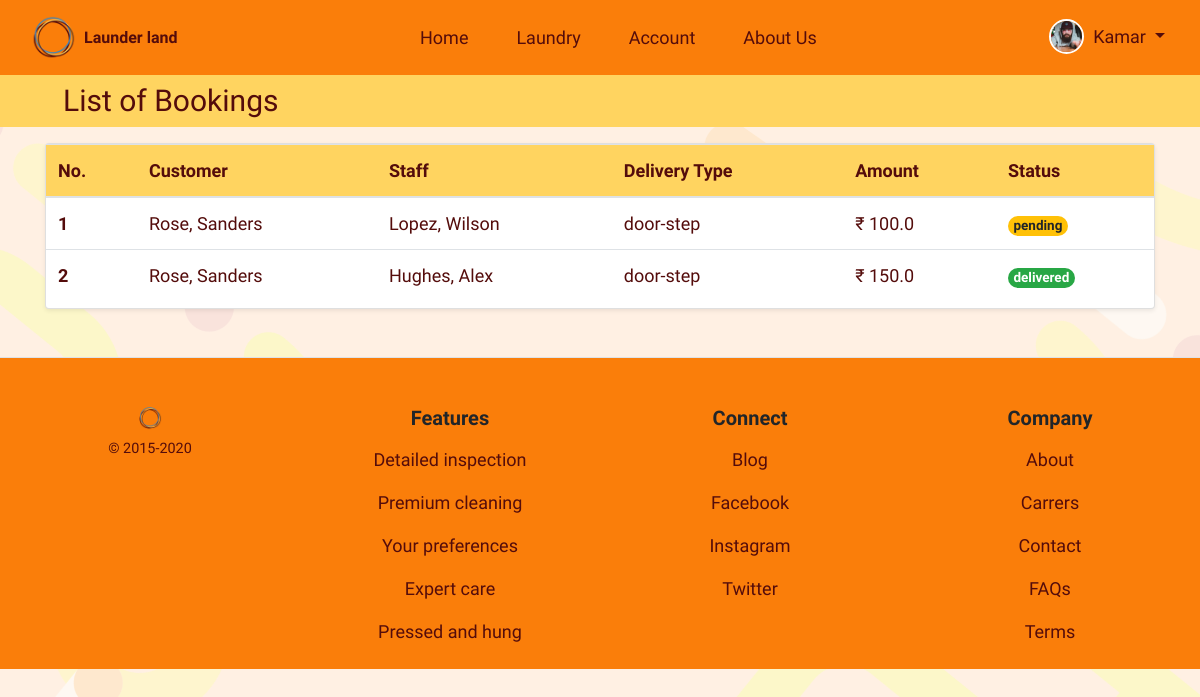
Page /laundry/staff_all_booking/ (signed in) on the earlier database version.
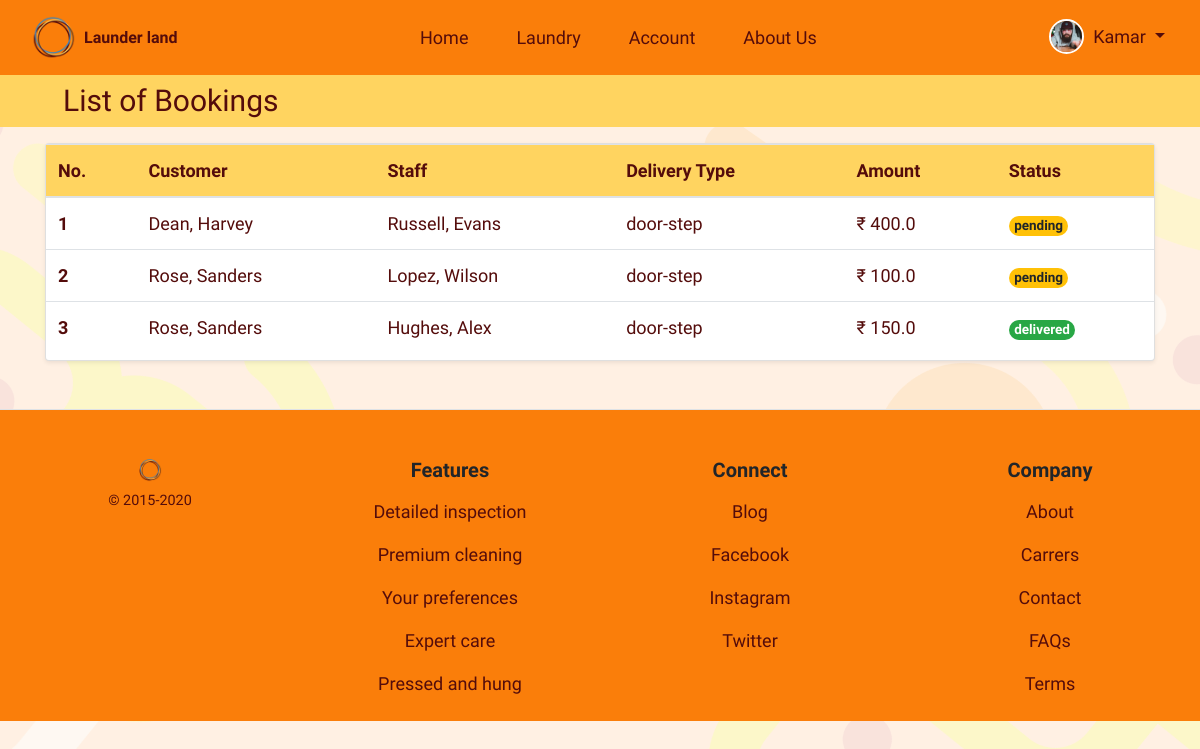
Same page on the later database version.
### laundry/models.py (models this page shows, shortened)
class Booking(models.Model):
    cust_id = models.ForeignKey(
        User, on_delete=models.CASCADE, related_name="cid")
    assigned_staff = models.ForeignKey(User, on_delete=models.CASCADE)
    services = models.ForeignKey(Service, on_delete=models.SET_NULL, null=True)
    sub_service = models.ForeignKey(
        Subservice, on_delete=models.SET_NULL, null=True)
    quantity = models.PositiveIntegerField()
    amount = models.FloatField(null=True, blank=True)
    delivery_choice = (('pickup', 'Pickup (Self)'), ('door-step', 'Door Step'))
    delivery_type = models.CharField(choices=delivery_choice, max_length=30)
    status_choice = (('pending', 'Pending'), ('pickedup', 'Picked Up'), ('canceled', 'Canceled'),
                     ('ready', 'Ready'), ('delivered', 'Delivered'))
    status = models.CharField(max_length=20, choices=status_choice,
                              default=status_choice[0][0])
    booked_on = models.DateTimeField(auto_now_add=True)
    class Meta:
        verbose_name = 'Booking'
        verbose_name_plural = 'Bookings'

### usermodule/models.py (models this page shows)
class User(AbstractUser):
    username = None
    mobile = models.CharField(unique=True, max_length=10)
    email = models.EmailField(unique=True)
    first_name = models.CharField(max_length=15)
    profile_pic = models.ImageField(default="profile.png", blank=True)
    gender_choice = (('Male', 'Male'), ('Female', 'Female'),
                     ('Other', 'Other'))
    gender = models.CharField(max_length=7, choices=gender_choice)
    user_type_choice = ((1, 'Owner'), (2, 'Staff'), (3, 'Customer'))
    user_type = models.PositiveSmallIntegerField(
        choices=user_type_choice)
    staff_status = models.BooleanField(default=False)
    address = models.CharField(max_length=100)
    street = models.CharField(max_length=50)
    city = models.CharField(max_length=50)
    state = models.CharField(max_length=50)
    pincode = models.CharField(max_length=6)
    creation_date = models.DateTimeField(auto_now_add=True)
    objects = UserManager()
    USERNAME_FIELD = 'mobile'
    REQUIRED_FIELDS = ['first_name']
    class Meta:
        verbose_name = 'User'
        verbose_name_plural = 'Users'
    def __str__(self):
        return self.last_name + ", " + self.first_name

### usermodule/decorators.py (the view)
    def wrap(request, *args, **kwargs):
        if request.user.is_authenticated:
            if request.user.user_type == 2 or request.user.user_type == 1:
                return function(request, *args, **kwargs)
            else:
                messages.warning(request, 'Signin using Staff Account')
                return redirect(redirect('usermodule:signin').url+'?next='+request.path)
        else:
            messages.info(request, 'Signin to continue')
            return redirect(redirect('usermodule:signin').url+'?next='+request.path)

### laundry/views.py (called while the page is built)
@user_is_staff
def staff_all_booking(request):
    bookings = None
    if request.user.user_type == 1:
        bookings = Booking.objects.all().order_by('booked_on').reverse()
    elif request.user.user_type == 2:
        bookings = Booking.objects.filter(
            assigned_staff=request.user.id).order_by('booked_on').reverse()
    return render(request, 'laundry/staff_booking.html', {'booking': bookings})

### templates/laundry/staff_booking.html (shortened to what this page needs)
{% extends 'base_layout.html' %}
{% load static %}
{% block content %}
<body id="booking">
    <article class="bg_light_orange_2 container-fluid py-2">
        <section class="pr-md-auto pl-md-5 text-center text-md-left">
            <h3 class="brown mb-0 clamp_size_header">List of Bookings</h3>
        </section>
    </article>
    <article class="container my-2">
        <section class="card shadow-sm my-3 w-100">
            <div class="card-body p-0">
                <div class="table-responsive table-wrapper">
                    <table class="table table-hover mb-0 brown">
                        <thead class="bg_light_orange_2">
                            <tr>
                                <th scope="col">No.</th>
                                <th scope="col">Customer</th>
                                {% if user.user_type == 1 %}
                                <th scope="col">Staff</th>
                                {% endif %}
                                <th scope="col">Delivery Type</th>
                                <th scope="col">Amount</th>
                                <th scope="col">Status</th>
                            </tr>
                        </thead>
                        <tbody>
                            {% for data in booking %}
                            <tr>
                                {% if forloop %}
                                <th><a class="nav-link p-0 brown btn-cust"
                                        href="{% url 'laundry:staff_booking_edit' data.id %}">{{forloop.counter}}</a>
                                </th>
                                {% endif %}
                                <td>{{ data.cust_id }}</td>
                                {% if user.user_type == 1 %}
                                <td>{{ data.assigned_staff }}</td>
                                {% endif %}
                                <td>{{ data.delivery_type }}</td>
                                <td>&#x20B9; {{ data.amount|default:"-----" }}</td>
                                <td><span class="badge rounded-pill mb-0
                                {% if data.status == 'delivered' %}
                                badge-success
                                {% elif data.status == 'ready' %}
                                badge-info
                                {% elif data.status == 'pickedup' %}
                                badge-primary
                                {% elif data.status == 'pending' %}
                                badge-warning
                                {% elif data.status == 'canceled' %}
                                badge-danger
                                {% endif %}
                                ">{{ data.status }}</span></td>
                            </tr>
                            {% endfor %}
                        </tbody>
                    </table>
                </div>
            </div>
        </section>
    </article>
</body>
{% endblock %}

Differences in the rows shown:
added Booking: cust_id "Dean, Harvey", assigned_staff "Russell, Evans", delivery_type "door-step", amount "400.0", status "pending"
